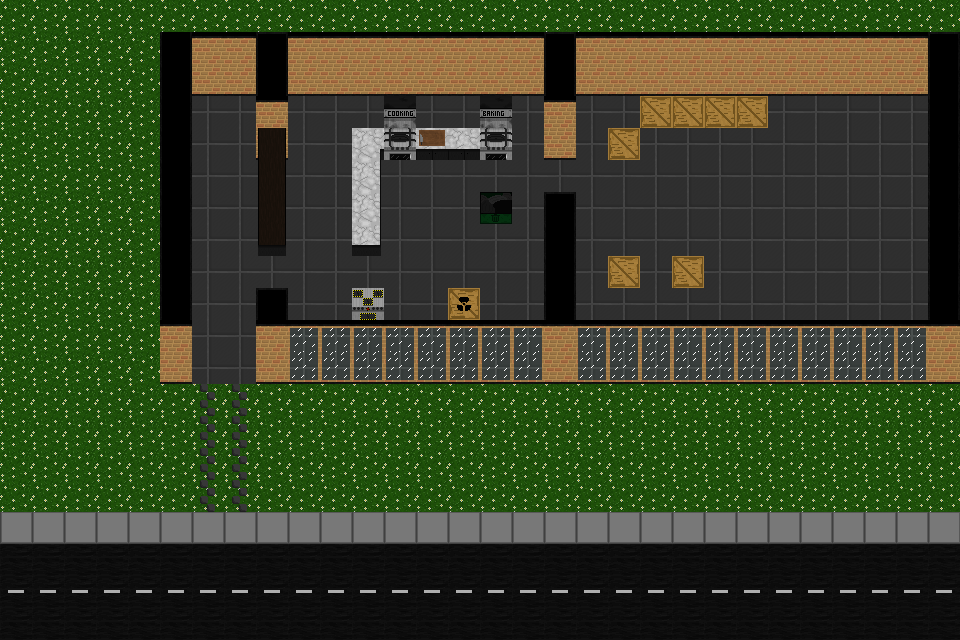

Below is a game level as drawn by its tile map, then a one-line description and the .tmx that defines it (tile-layer data replaced by summaries):
An orthogonal 30x20 tile map with 32x32 px tiles, 3 tile layers (Tile Layer 2, Tile Layer 1, Tile Layer 3) and 45 objects.

<map version="1.9" tiledversion="1.9.2" orientation="orthogonal" renderorder="left-up" width="30" height="20" tilewidth="32" tileheight="32" infinite="0" nextlayerid="6" nextobjectid="91">
 <tileset firstgid="1" source="Tile Images.tsx" />
 <layer id="4" name="Tile Layer 2" width="30" height="20">
  <data>[600 cells, 9 non-empty, 3 distinct tile ids]</data>
 </layer>
 <layer id="1" name="Tile Layer 1" width="30" height="20">
  <data>[600 cells, 600 non-empty, 24 distinct tile ids]</data>
 </layer>
 <layer id="5" name="Tile Layer 3" width="30" height="20">
  <data>[600 cells, 75 non-empty, 9 distinct tile ids]</data>
 </layer>
 <objectgroup id="3" name="Interact">
  <object id="10" x="440.002" y="280.008" width="48" height="48">
   <properties>
    <property name="itemType" value="wmd" />
    <property name="objectType" value="Dispenser" />
   </properties>
  </object>
  <object id="14" x="472.002" y="184.008" width="48" height="48">
   <properties>
    <property name="objectType" value="Bin" />
   </properties>
  </object>
  <object id="19" x="350.002" y="224.008" width="33" height="32">
   <properties>
    <property name="handX" type="float" value="10" />
    <property name="handY" type="float" value="16" />
    <property name="objectType" value="Counter" />
   </properties>
  </object>
  <object id="35" x="256.002" y="128" width="32" height="32">
   <properties>
    <property name="handX" type="float" value="10" />
    <property name="handY" type="float" value="16" />
    <property name="objectType" value="CustomerCounter" />
   </properties>
  </object>
  <object id="37" x="256.002" y="192" width="32" height="32">
   <properties>
    <property name="handX" type="float" value="10" />
    <property name="handY" type="float" value="16" />
    <property name="objectType" value="CustomerCounter" />
   </properties>
  </object>
  <object id="38" x="256.002" y="160" width="32" height="32">
   <properties>
    <property name="handX" type="float" value="10" />
    <property name="handY" type="float" value="16" />
    <property name="objectType" value="CustomerCounter" />
   </properties>
  </object>
  <object id="39" x="256.002" y="224" width="32" height="32">
   <properties>
    <property name="handX" type="float" value="10" />
    <property name="handY" type="float" value="16" />
    <property name="objectType" value="CustomerCounter" />
   </properties>
  </object>
  <object id="56" x="592.249" y="121.182" width="48" height="48">
   <properties>
    <property name="itemType" value="Lettuce" />
    <property name="objectType" value="Dispenser" />
   </properties>
  </object>
  <object id="57" x="640.002" y="96.0082" width="30.7784" height="48">
   <properties>
    <property name="itemType" value="Tomato" />
    <property name="objectType" value="Dispenser" />
   </properties>
  </object>
  <object id="58" x="672.002" y="96.0082" width="30.7784" height="48">
   <properties>
    <property name="itemType" value="Cut_Onion" />
    <property name="objectType" value="Dispenser" />
   </properties>
  </object>
  <object id="59" x="704.002" y="96.0082" width="30.7784" height="48">
   <properties>
    <property name="itemType" value="Meat" />
    <property name="objectType" value="Dispenser" />
   </properties>
  </object>
  <object id="60" x="736.002" y="96.0082" width="30.7784" height="48">
   <properties>
    <property name="itemType" value="Bun" />
    <property name="objectType" value="Dispenser" />
   </properties>
  </object>
  <object id="66" x="349.877" y="285.758" width="36.4663" height="36.9092">
   <properties>
    <property name="hand1X" type="float" value="3" />
    <property name="hand1Y" type="float" value="24" />
    <property name="hand2X" type="float" value="24" />
    <property name="hand2Y" type="float" value="25" />
    <property name="hand3X" type="float" value="14" />
    <property name="hand3Y" type="float" value="16" />
    <property name="objectType" value="Assembly" />
   </properties>
  </object>
  <object id="68" x="384.002" y="126.008" width="32" height="36">
   <properties>
    <property name="handX" type="float" value="9" />
    <property name="handY" type="float" value="23" />
    <property name="objectType" value="Cooking" />
   </properties>
  </object>
  <object id="74" x="350.002" y="192.008" width="33" height="32">
   <properties>
    <property name="handX" type="float" value="10" />
    <property name="handY" type="float" value="16" />
    <property name="objectType" value="Counter" />
   </properties>
  </object>
  <object id="75" x="350.002" y="160.008" width="33" height="32">
   <properties>
    <property name="handX" type="float" value="10" />
    <property name="handY" type="float" value="16" />
    <property name="objectType" value="Counter" />
   </properties>
  </object>
  <object id="76" x="416.002" y="126.008" width="32" height="36">
   <properties>
    <property name="handX" type="float" value="9" />
    <property name="handY" type="float" value="23" />
    <property name="objectType" value="Cutting" />
   </properties>
  </object>
  <object id="77" x="448.002" y="126.008" width="32" height="36">
   <properties>
    <property name="handX" type="float" value="9" />
    <property name="handY" type="float" value="23" />
    <property name="objectType" value="Counter" />
   </properties>
  </object>
  <object id="78" x="480.002" y="126.008" width="32" height="36">
   <properties>
    <property name="handX" type="float" value="9" />
    <property name="handY" type="float" value="23" />
    <property name="objectType" value="Baking" />
   </properties>
  </object>
  <object id="89" x="599.667" y="247.667" width="48" height="48">
   <properties>
    <property name="itemType" value="Cut_Tomato" />
    <property name="objectType" value="Dispenser" />
   </properties>
  </object>
  <object id="90" x="664.667" y="248.333" width="48" height="48">
   <properties>
    <property name="itemType" value="Cut_Lettuce" />
    <property name="objectType" value="Dispenser" />
   </properties>
  </object>
 </objectgroup>
 <objectgroup id="2" name="Collision Layer" visible="0">
  <object id="1" x="258" y="128" width="28" height="128" />
  <object id="4" x="192" y="32" width="352" height="64" />
  <object id="6" x="256" y="288" width="32" height="96" />
  <object id="13" x="448" y="288" width="32" height="32" />
  <object id="20" x="480" y="192" width="32" height="32" />
  <object id="21" x="256" y="96" width="32" height="32" />
  <object id="26" x="544" y="32" width="32" height="128" />
  <object id="29" x="576" y="32" width="384" height="64" />
  <object id="30" x="928" y="96" width="32" height="288" />
  <object id="44" x="352" y="128" width="160" height="32" />
  <object id="46" x="352" y="160" width="29" height="96" />
  <object id="61" x="736" y="96" width="32" height="32" />
  <object id="62" x="640" y="96" width="32" height="32" />
  <object id="63" x="672" y="96" width="32" height="32" />
  <object id="64" x="704" y="96" width="32" height="32" />
  <object id="65" x="608" y="128" width="32" height="32" />
  <object id="70" x="352" y="288" width="32" height="32" />
  <object id="72" x="640" y="96" width="128" height="32" />
  <object id="73" x="608" y="128" width="32" height="32" />
  <object id="81" x="288" y="384" width="640" />
  <object id="85" x="544" y="224" width="32" height="160" />
  <object id="86" x="160" y="32" width="32" height="352" />
  <object id="87" x="608" y="256" width="32" height="32" />
  <object id="88" x="672" y="256" width="32" height="32" />
 </objectgroup>
</map>
